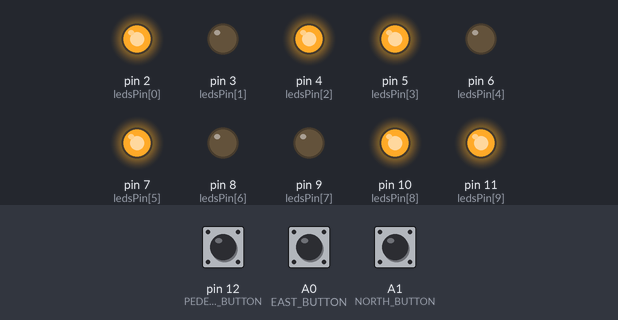
This sketch was run on a simulated Arduino Uno, built with avr-gcc and run on an emulated ATmega328P. Shown: output pins drawn as LEDs (lit = HIGH). Dashed ring = blinking. The test bench sets the inputs (shaded band); at power-on: pin 12 (PEDESTRIAN_BUTTON) HIGH, A0 (EAST_BUTTON) HIGH, A1 (NORTH_BUTTON) HIGH.

Above: at 4.3 s.
4.4 s: pin 12 (PEDESTRIAN_BUTTON) pulled LOW for 1.85 s
At 6.0 s:
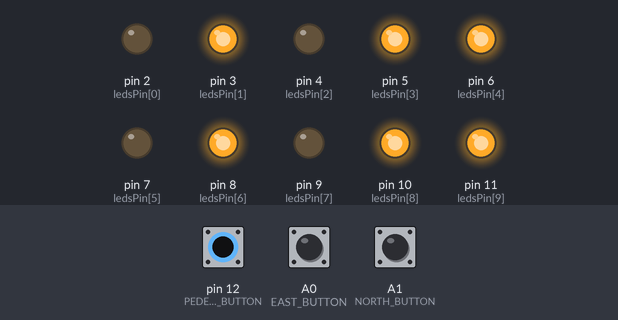
7.7 s: A0 (EAST_BUTTON) pulled LOW for 1.85 s
At 10.3 s:
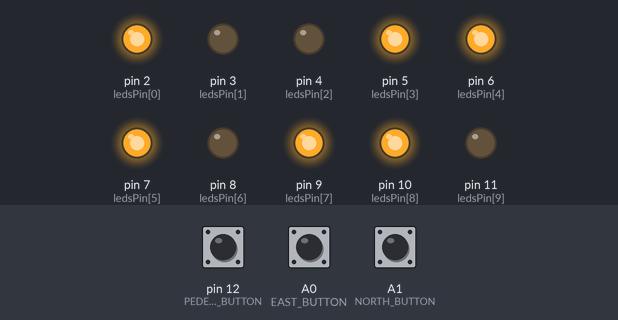
11.2 s: A1 (NORTH_BUTTON) pulled LOW for 1.85 s
At 12.45 s:
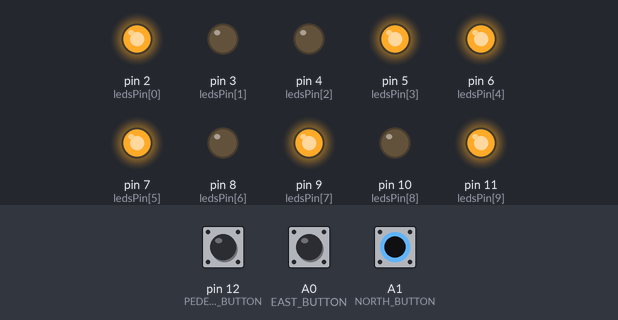
14.5 s: pin 12 (PEDESTRIAN_BUTTON) pulled LOW for 3.2 s
At 15.75 s:
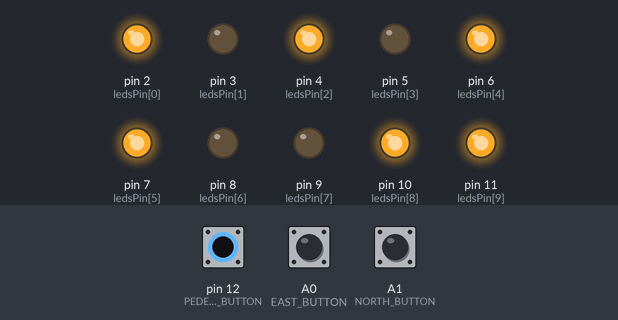
19.2 s: A0 (EAST_BUTTON) pulled LOW for 3.2 s
At 20.5 s:
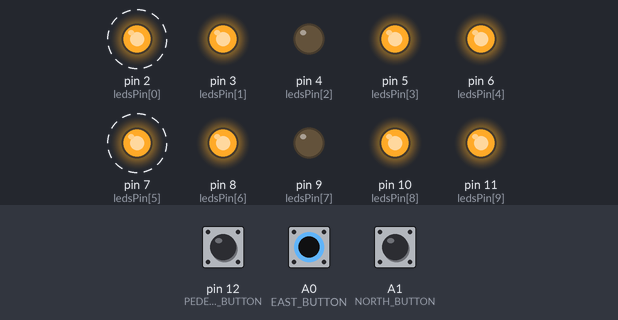
Timing chart, 0 to 22.9 s (numbered marks = the images above; inputs shaded):
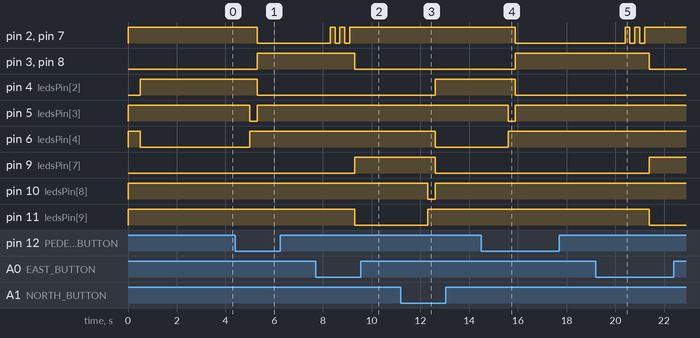

Measured:
- after the input at 4.4 s, pin 2 (ledsPin[0]), pin 4 (ledsPin[2]), pin 7 (ledsPin[5]): HIGH → LOW after 0.90 s; pin 3 (ledsPin[1]), pin 8 (ledsPin[6]): LOW → HIGH after 0.90 s; pin 5 (ledsPin[3]): HIGH → LOW after 0.60 s, → HIGH 0.30 s later; pin 6 (ledsPin[4]): LOW → HIGH after 0.60 s
- after the input at 7.7 s, pin 2 (ledsPin[0]), pin 7 (ledsPin[5]): alternates HIGH for 0.20 s and LOW for 0.20 s, 5 changes in all, then stays HIGH, starting after 0.60 s; pin 3 (ledsPin[1]), pin 8 (ledsPin[6]), pin 11 (ledsPin[9]): HIGH → LOW after 1.6 s; pin 9 (ledsPin[7]): LOW → HIGH after 1.6 s
- after the input at 11.2 s, pin 4 (ledsPin[2]): LOW → HIGH after 1.4 s; pin 6 (ledsPin[4]), pin 9 (ledsPin[7]): HIGH → LOW after 1.4 s; pin 10 (ledsPin[8]): HIGH → LOW after 1.1 s, → HIGH 0.30 s later; pin 11 (ledsPin[9]): LOW → HIGH after 1.1 s
- after the input at 14.5 s, pin 2 (ledsPin[0]), pin 4 (ledsPin[2]), pin 7 (ledsPin[5]): HIGH → LOW after 1.4 s; pin 3 (ledsPin[1]), pin 8 (ledsPin[6]): LOW → HIGH after 1.4 s; pin 5 (ledsPin[3]): HIGH → LOW after 1.1 s, → HIGH 0.30 s later; pin 6 (ledsPin[4]): LOW → HIGH after 1.1 s
- after the input at 19.2 s, pin 2 (ledsPin[0]), pin 7 (ledsPin[5]): alternates HIGH for 0.20 s and LOW for 0.20 s, 5 changes in all, then stays HIGH, starting after 1.2 s; pin 3 (ledsPin[1]), pin 8 (ledsPin[6]), pin 11 (ledsPin[9]): HIGH → LOW after 2.2 s; pin 9 (ledsPin[7]): LOW → HIGH after 2.2 s

The sketch:

trafficLightFSM.ino
```cpp
#define PEDESTRIAN_BUTTON 12
#define NORTH_BUTTON A1
#define EAST_BUTTON A0

const int ledsPin[10] = {2, 3, 4, 5, 6, 7, 8, 9, 10, 11};

struct state {
    unsigned int outputPattern;
    unsigned long delayTime;
    unsigned int nextStates[8];
};

struct state machines[11] = {
    {0b0100101100, 1500, {0, 1, 0, 1, 1, 1, 1, 1}},
    {0b0101001100, 300, {2, 2, 4, 2, 5, 5, 5, 5}},
    {0b0110001001, 1500, {2, 2, 3, 3, 3, 3, 3, 3}},
    {0b0110001010, 300, {0, 4, 0, 0, 5, 5, 5, 5}},
    {0b0110001100, 500, {0, 2, 0, 0, 5, 5, 5, 5}},
    {0b1010010100, 1500, {5, 6, 6, 6, 5, 5, 5, 5}},
    {0b0010000100, 200, {7, 7, 7, 7, 7, 7, 7, 7}},
    {0b1010010100, 200, {8, 8, 8, 8, 8, 8, 8, 8}},
    {0b0010000100, 200, {9, 9, 9, 9, 9, 9, 9, 9}},
    {0b1010010100, 200, {10, 10, 10, 10, 10, 10, 10, 10}},
    {0b0010000100, 200, {0, 2, 0, 0, 4, 4, 4, 4}}
};

void setup() {
    pinMode(PEDESTRIAN_BUTTON, INPUT_PULLUP);
    pinMode(NORTH_BUTTON, INPUT_PULLUP);
    pinMode(EAST_BUTTON, INPUT_PULLUP);
    for (int i=0; i<10; i++) {
        pinMode(ledsPin[i], OUTPUT);
    }
}

int currentState = 4;

void loop() {
    digitalWrite(2+0, !bitRead(machines[currentState].outputPattern, 9-0));
    digitalWrite(2+1, !bitRead(machines[currentState].outputPattern, 9-1));
    digitalWrite(2+2, !bitRead(machines[currentState].outputPattern, 9-2));
    digitalWrite(2+3, !bitRead(machines[currentState].outputPattern, 9-3));
    digitalWrite(2+4, !bitRead(machines[currentState].outputPattern, 9-4));
    digitalWrite(2+5, !bitRead(machines[currentState].outputPattern, 9-5));
    digitalWrite(2+6, !bitRead(machines[currentState].outputPattern, 9-6));
    digitalWrite(2+7, !bitRead(machines[currentState].outputPattern, 9-7));
    digitalWrite(2+8, !bitRead(machines[currentState].outputPattern, 9-8));
    digitalWrite(2+9, !bitRead(machines[currentState].outputPattern, 9-9));
    delay(machines[currentState].delayTime);
    bool pedestrianButtonState = !digitalRead(PEDESTRIAN_BUTTON);
    bool northButtonState = !digitalRead(NORTH_BUTTON);
    bool eastButtonState = !digitalRead(EAST_BUTTON);
    int nextStateIndex = (pedestrianButtonState << 2) + (northButtonState << 1) + eastButtonState;
    currentState = machines[currentState].nextStates[nextStateIndex];
}
```
